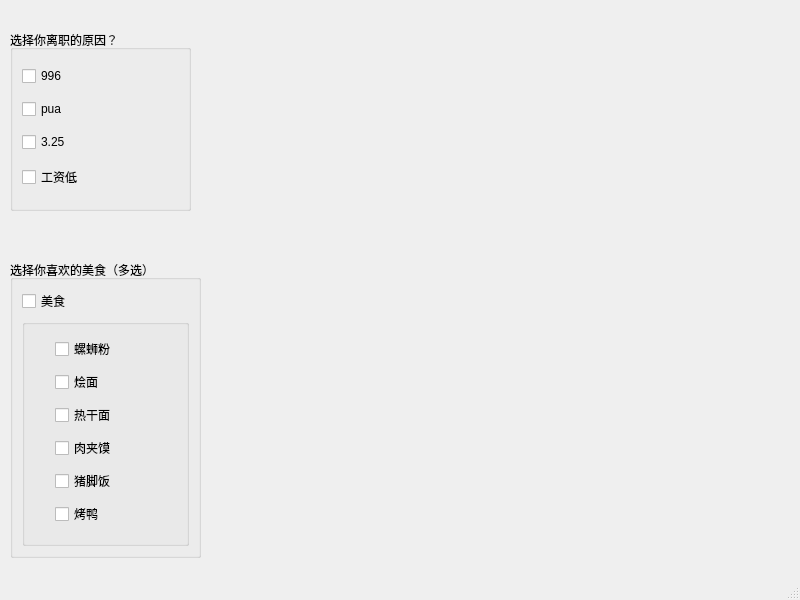
<?xml version="1.0" encoding="UTF-8"?>
<ui version="4.0">
 <class>MainWindow</class>
 <widget class="QMainWindow" name="MainWindow">
  <property name="geometry">
   <rect>
    <x>0</x>
    <y>0</y>
    <width>800</width>
    <height>600</height>
   </rect>
  </property>
  <property name="windowTitle">
   <string>MainWindow</string>
  </property>
  <widget class="QWidget" name="centralwidget">
   <widget class="QGroupBox" name="groupBox_2">
    <property name="geometry">
     <rect>
      <x>10</x>
      <y>30</y>
      <width>181</width>
      <height>181</height>
     </rect>
    </property>
    <property name="title">
     <string>选择你离职的原因？</string>
    </property>
    <layout class="QVBoxLayout" name="verticalLayout_2">
     <item>
      <widget class="QCheckBox" name="checkBox_4">
       <property name="text">
        <string>996</string>
       </property>
      </widget>
     </item>
     <item>
      <widget class="QCheckBox" name="checkBox_5">
       <property name="text">
        <string>pua</string>
       </property>
      </widget>
     </item>
     <item>
      <widget class="QCheckBox" name="checkBox_6">
       <property name="text">
        <string>3.25</string>
       </property>
      </widget>
     </item>
     <item>
      <widget class="QCheckBox" name="checkBox_7">
       <property name="text">
        <string>工资低</string>
       </property>
      </widget>
     </item>
    </layout>
   </widget>
   <widget class="QGroupBox" name="groupBox">
    <property name="geometry">
     <rect>
      <x>10</x>
      <y>260</y>
      <width>191</width>
      <height>298</height>
     </rect>
    </property>
    <property name="title">
     <string>选择你喜欢的美食（多选）</string>
    </property>
    <layout class="QVBoxLayout" name="verticalLayout_3">
     <item>
      <widget class="QCheckBox" name="checkBox_10">
       <property name="text">
        <string>美食</string>
       </property>
      </widget>
     </item>
     <item>
      <widget class="QGroupBox" name="groupBox_3">
       <property name="font">
        <font>
         <bold>false</bold>
         <underline>false</underline>
        </font>
       </property>
       <property name="title">
        <string/>
       </property>
       <layout class="QVBoxLayout" name="verticalLayout">
        <property name="leftMargin">
         <number>30</number>
        </property>
        <item>
         <widget class="QCheckBox" name="checkBox">
          <property name="text">
           <string>螺蛳粉</string>
          </property>
         </widget>
        </item>
        <item>
         <widget class="QCheckBox" name="checkBox_2">
          <property name="text">
           <string>烩面</string>
          </property>
         </widget>
        </item>
        <item>
         <widget class="QCheckBox" name="checkBox_3">
          <property name="text">
           <string>热干面</string>
          </property>
         </widget>
        </item>
        <item>
         <widget class="QCheckBox" name="checkBox_8">
          <property name="text">
           <string>肉夹馍</string>
          </property>
         </widget>
        </item>
        <item>
         <widget class="QCheckBox" name="checkBox_9">
          <property name="text">
           <string>猪脚饭</string>
          </property>
         </widget>
        </item>
        <item>
         <widget class="QCheckBox" name="checkBox_11">
          <property name="text">
           <string>烤鸭</string>
          </property>
         </widget>
        </item>
       </layout>
      </widget>
     </item>
    </layout>
   </widget>
  </widget>
  <widget class="QMenuBar" name="menubar">
   <property name="geometry">
    <rect>
     <x>0</x>
     <y>0</y>
     <width>800</width>
     <height>24</height>
    </rect>
   </property>
  </widget>
  <widget class="QStatusBar" name="statusbar"/>
 </widget>
 <resources/>
 <connections/>
</ui>
